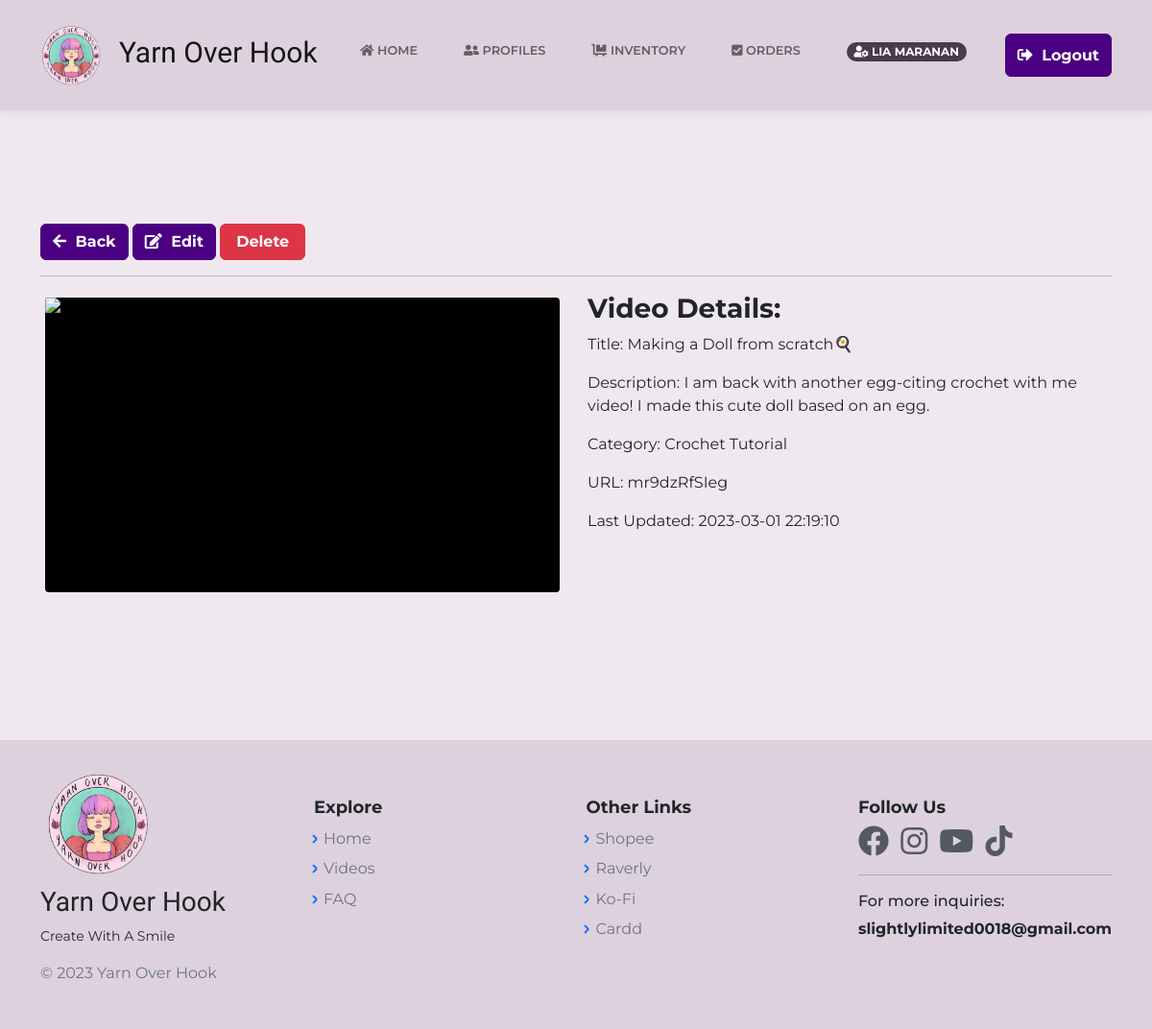
/Video.php?id=32 (signed in), run on the app's committed database.
### tables this page shows
CREATE TABLE `videos` (
  `vid_id` int(11) NOT NULL,
  `vid_title` varchar(255) NOT NULL,
  `vid_desc` varchar(255) NOT NULL,
  `vid_cat` varchar(255) NOT NULL,
  `vid_url` varchar(255) NOT NULL,
  `created_at` timestamp NOT NULL DEFAULT current_timestamp() ON UPDATE current_timestamp()
);

### Video.php (the view, shortened to what this page needs)
<?php
    include("includes/dbh.inc.php");
    require 'layouts/Header.php';
    if(isset($_GET['id'])) {
		$id = mysqli_real_escape_string($con, $_GET['id']);
		$item = "SELECT * FROM videos WHERE vid_id = $id";
		$result = mysqli_query($con, $item);
		$video = mysqli_fetch_assoc($result);
	}
?>
<body class="d-flex flex-column min-vh-100">
<?php require 'layouts/nav.php';?>
<main class="page blog-post">
        <section class="clean-block clean-post dark" style="background-color:#efe9ef;">
            <div class="container my-5">
                <form class="mb-3" method="POST" id="form">
                <button class="btn btn-primary pull-right" type="button" style="font-weight:bold;border-color:indigo;background:indigo;"><a href="VideosAdmin.php" style="text-decoration:none;color:white;"><i class="fa fa-arrow-left"></i> Back </a></button>
			        <a class="btn btn-dark" href="EditVideo.php?id=<?php echo $video['vid_id'] ?>" type="submit" name="edit" role="button" style="border-color:indigo;background:indigo; color:white; font-weight:bold;"><i class="fas fa-edit"></i> Edit</a>
			        <input class="btn btn-danger" name="delete" role="button" value="Delete" style="width: 8%; font-weight:bold;" readonly>
		        </form><hr>
                <div class="row">
                    <div class="col-md-6">
                        <div class="youtube-player rounded-1" data-id="<?php echo $video['vid_url'] ?>"></div>
                    </div>
                    <div class="col-md-6">
                        <h3><strong> Video Details: </strong></h3>
                        <p> Title: <?php echo $video['vid_title']; ?> </p>
                        <p> Description: <?php echo $video['vid_desc']; ?> </p>
                        <p> Category: <?php echo $video['vid_cat']; ?> </p>
                        <p> URL: <?php echo $video['vid_url']; ?> </p>
                        <p> Last Updated: <?php echo $video['created_at']; ?> </p>
                    </div>
                </div>
            </div>
        </section>
    </main>
<?php require 'layouts/Footer.php';?>

### assets/css/main.css (style rules this page uses)
body { background-color: #efe9ef !important; padding-top: 85px; }
.youtube-player { position: relative; padding-bottom: 56.25%; height: 0; overflow: hidden; max-width: 100%; background: #000; margin: 5px; }
.container { animation: transitionInContainer 0.50s; }

### assets/css/Profile-Edit-Form-styles.css (style rules this page uses)
hr { height: 2px; }

### assets/css/Profile-Edit-Form.css (style rules this page uses)
hr { height: 2px; }

### assets/css/ProfileEdit1.css (style rules this page uses)
hr { height: 2px; }

### assets/css/ProfileEdit2.css (style rules this page uses)
hr { height: 2px; }

### data on the page
videos: vid_title "Making a Doll from scratch🍳", vid_desc "I am back with another egg-citing crochet with me video! I made this cute doll based on an egg.", vid_cat "Crochet Tutorial", vid_url "mr9dzRfSIeg", created_at "2023-03-01 22:19:10"

### other printed values
$_SESSION['cust_name'] "LIA MARANAN"
